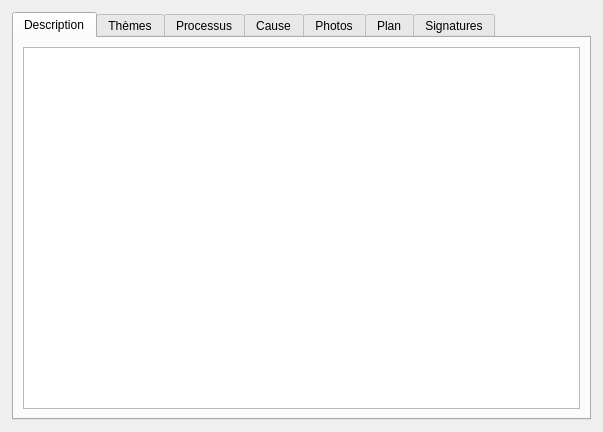
<?xml version="1.0" encoding="UTF-8"?>
<ui version="4.0">
 <class>Form</class>
 <widget class="QWidget" name="Form">
  <property name="geometry">
   <rect>
    <x>0</x>
    <y>0</y>
    <width>603</width>
    <height>432</height>
   </rect>
  </property>
  <property name="contextMenuPolicy">
   <enum>Qt::PreventContextMenu</enum>
  </property>
  <property name="windowTitle">
   <string>Form</string>
  </property>
  <layout class="QGridLayout" name="gridLayout_8">
   <property name="leftMargin">
    <number>3</number>
   </property>
   <property name="topMargin">
    <number>3</number>
   </property>
   <property name="rightMargin">
    <number>3</number>
   </property>
   <property name="bottomMargin">
    <number>3</number>
   </property>
   <item row="0" column="0">
    <widget class="QStackedWidget" name="stackedWidget_2">
     <property name="currentIndex">
      <number>0</number>
     </property>
     <widget class="QWidget" name="NCA">
      <layout class="QVBoxLayout" name="verticalLayout_3">
       <item>
        <widget class="QTabWidget" name="tabWidget">
         <property name="currentIndex">
          <number>0</number>
         </property>
         <widget class="QWidget" name="tab">
          <attribute name="title">
           <string>Description</string>
          </attribute>
          <layout class="QGridLayout" name="gridLayout_6">
           <item row="0" column="0">
            <widget class="QTextBrowser" name="textBrowser_ncadescription">
             <property name="readOnly">
              <bool>false</bool>
             </property>
            </widget>
           </item>
          </layout>
         </widget>
         <widget class="QWidget" name="tab_3">
          <attribute name="title">
           <string>Thèmes</string>
          </attribute>
          <layout class="QVBoxLayout" name="verticalLayout_10">
           <item>
            <widget class="QGroupBox" name="groupBox_2">
             <property name="title">
              <string>Thèmes concernés</string>
             </property>
             <layout class="QGridLayout" name="gridLayout_5">
              <item row="0" column="1">
               <widget class="QCheckBox" name="checkBox_ncathsecurite">
                <property name="text">
                 <string>Sécurité</string>
                </property>
               </widget>
              </item>
              <item row="0" column="0">
               <widget class="QCheckBox" name="checkBox_ncathqualite">
                <property name="text">
                 <string>Qualité</string>
                </property>
               </widget>
              </item>
              <item row="0" column="2">
               <widget class="QCheckBox" name="checkBox_ncathenvironnement">
                <property name="text">
                 <string>Environnement</string>
                </property>
               </widget>
              </item>
              <item row="1" column="0">
               <widget class="QCheckBox" name="checkBox_ncathouvrage">
                <property name="text">
                 <string>Ouvrage</string>
                </property>
               </widget>
              </item>
              <item row="1" column="1">
               <widget class="QCheckBox" name="checkBox_ncathsystem">
                <property name="text">
                 <string>Système</string>
                </property>
               </widget>
              </item>
              <item row="1" column="2">
               <widget class="QCheckBox" name="checkBox_ncathreglementaire">
                <property name="text">
                 <string>Réglementaire</string>
                </property>
               </widget>
              </item>
              <item row="2" column="1" colspan="2">
               <widget class="QTextBrowser" name="textBrowser_ncathcommentaire">
                <property name="readOnly">
                 <bool>false</bool>
                </property>
               </widget>
              </item>
              <item row="2" column="0">
               <widget class="QLabel" name="label_10">
                <property name="text">
                 <string>Observation / autre</string>
                </property>
               </widget>
              </item>
             </layout>
            </widget>
           </item>
           <item>
            <widget class="QGroupBox" name="groupBox_3">
             <property name="title">
              <string>Catégorie</string>
             </property>
             <layout class="QVBoxLayout" name="verticalLayout_11">
              <item>
               <widget class="QComboBox" name="comboBox_ncathcategorie"/>
              </item>
             </layout>
            </widget>
           </item>
          </layout>
         </widget>
         <widget class="QWidget" name="tab_4">
          <attribute name="title">
           <string>Processus</string>
          </attribute>
          <layout class="QGridLayout" name="gridLayout_7">
           <item row="0" column="0">
            <widget class="QTextBrowser" name="textBrowser_ncaprocessus">
             <property name="readOnly">
              <bool>false</bool>
             </property>
            </widget>
           </item>
          </layout>
         </widget>
         <widget class="QWidget" name="tab_5">
          <attribute name="title">
           <string>Cause</string>
          </attribute>
          <layout class="QVBoxLayout" name="verticalLayout_12">
           <item>
            <widget class="QTextBrowser" name="textBrowser_ncacause">
             <property name="readOnly">
              <bool>false</bool>
             </property>
            </widget>
           </item>
          </layout>
         </widget>
         <widget class="QWidget" name="tab_2">
          <attribute name="title">
           <string>Photos</string>
          </attribute>
          <layout class="QVBoxLayout" name="verticalLayout_9"/>
         </widget>
         <widget class="QWidget" name="tab_6">
          <attribute name="title">
           <string>Plan</string>
          </attribute>
          <layout class="QVBoxLayout" name="verticalLayout_6"/>
         </widget>
         <widget class="QWidget" name="tab_7">
          <attribute name="title">
           <string>Signatures</string>
          </attribute>
          <layout class="QHBoxLayout" name="horizontalLayout"/>
         </widget>
        </widget>
       </item>
      </layout>
     </widget>
     <widget class="QWidget" name="NCB">
      <layout class="QVBoxLayout" name="verticalLayout_4">
       <item>
        <widget class="QTabWidget" name="tabWidget_propo">
         <property name="currentIndex">
          <number>0</number>
         </property>
         <widget class="QWidget" name="tab_8">
          <attribute name="title">
           <string>Proposition</string>
          </attribute>
          <layout class="QVBoxLayout" name="verticalLayout_5">
           <item>
            <widget class="QGroupBox" name="groupBox_NCB_PJ">
             <property name="title">
              <string>Pièces jointes</string>
             </property>
             <layout class="QVBoxLayout" name="verticalLayout_13"/>
            </widget>
           </item>
          </layout>
         </widget>
         <widget class="QWidget" name="tab_9">
          <attribute name="title">
           <string>Avis</string>
          </attribute>
          <layout class="QGridLayout" name="gridLayout_10">
           <item row="0" column="0" colspan="2">
            <widget class="QTabWidget" name="tabWidget_avis">
             <property name="currentIndex">
              <number>0</number>
             </property>
             <widget class="QWidget" name="tab_10">
              <attribute name="title">
               <string>Formulaire</string>
              </attribute>
              <layout class="QGridLayout" name="gridLayout_11">
               <item row="0" column="1">
                <widget class="QComboBox" name="comboBox_acceptation"/>
               </item>
               <item row="1" column="0">
                <widget class="QLabel" name="label_12">
                 <property name="text">
                  <string>Date cible</string>
                 </property>
                </widget>
               </item>
               <item row="1" column="1">
                <widget class="QDateEdit" name="dateEdit_datecible">
                 <property name="calendarPopup">
                  <bool>true</bool>
                 </property>
                </widget>
               </item>
               <item row="0" column="0">
                <widget class="QLabel" name="label_11">
                 <property name="text">
                  <string>Acceptation MOE</string>
                 </property>
                </widget>
               </item>
               <item row="5" column="0">
                <widget class="QLabel" name="label_13">
                 <property name="text">
                  <string>Observation</string>
                 </property>
                </widget>
               </item>
               <item row="5" column="1">
                <widget class="QTextBrowser" name="textBrowser_ncbobs">
                 <property name="readOnly">
                  <bool>false</bool>
                 </property>
                </widget>
               </item>
               <item row="4" column="1">
                <widget class="QGroupBox" name="groupBox_4">
                 <property name="title">
                  <string>Choix du responsable</string>
                 </property>
                 <layout class="QVBoxLayout" name="verticalLayout_14">
                  <property name="leftMargin">
                   <number>0</number>
                  </property>
                  <property name="topMargin">
                   <number>0</number>
                  </property>
                  <property name="rightMargin">
                   <number>0</number>
                  </property>
                  <property name="bottomMargin">
                   <number>0</number>
                  </property>
                  <item>
                   <widget class="QFrame" name="frame_choisresp">
                    <property name="frameShape">
                     <enum>QFrame::StyledPanel</enum>
                    </property>
                    <property name="frameShadow">
                     <enum>QFrame::Raised</enum>
                    </property>
                    <layout class="QVBoxLayout" name="verticalLayout_15"/>
                   </widget>
                  </item>
                 </layout>
                </widget>
               </item>
               <item row="2" column="1">
                <widget class="QLabel" name="label_ncbresponsable">
                 <property name="text">
                  <string>/</string>
                 </property>
                </widget>
               </item>
               <item row="2" column="0">
                <widget class="QLabel" name="label_14">
                 <property name="text">
                  <string>Responsable</string>
                 </property>
                </widget>
               </item>
              </layout>
             </widget>
             <widget class="QWidget" name="tab_11">
              <attribute name="title">
               <string>Signature</string>
              </attribute>
              <layout class="QVBoxLayout" name="verticalLayout"/>
             </widget>
            </widget>
           </item>
          </layout>
         </widget>
        </widget>
       </item>
      </layout>
     </widget>
     <widget class="QWidget" name="NCC">
      <layout class="QGridLayout" name="gridLayout_9">
       <item row="2" column="0">
        <widget class="QTabWidget" name="tabWidget_verif">
         <property name="currentIndex">
          <number>0</number>
         </property>
         <widget class="QWidget" name="tab_12">
          <attribute name="title">
           <string>Formulaire</string>
          </attribute>
          <layout class="QGridLayout" name="gridLayout_12">
           <item row="2" column="0">
            <widget class="QLabel" name="label_16">
             <property name="text">
              <string>Observation</string>
             </property>
            </widget>
           </item>
           <item row="2" column="1">
            <widget class="QTextBrowser" name="textBrowser_etatverif">
             <property name="readOnly">
              <bool>false</bool>
             </property>
            </widget>
           </item>
           <item row="0" column="1">
            <widget class="QComboBox" name="comboBox_etatverif"/>
           </item>
           <item row="0" column="0">
            <widget class="QLabel" name="label_15">
             <property name="text">
              <string>Etat</string>
             </property>
            </widget>
           </item>
           <item row="1" column="0">
            <widget class="QLabel" name="label_17">
             <property name="text">
              <string>TextLabel</string>
             </property>
            </widget>
           </item>
           <item row="1" column="1">
            <widget class="QDateEdit" name="dateEdit_etatverif">
             <property name="calendarPopup">
              <bool>true</bool>
             </property>
            </widget>
           </item>
          </layout>
         </widget>
         <widget class="QWidget" name="tab_14">
          <attribute name="title">
           <string>Photo</string>
          </attribute>
          <layout class="QVBoxLayout" name="verticalLayout_17"/>
         </widget>
         <widget class="QWidget" name="tab_13">
          <attribute name="title">
           <string>Signature</string>
          </attribute>
          <layout class="QVBoxLayout" name="verticalLayout_16"/>
         </widget>
        </widget>
       </item>
      </layout>
     </widget>
     <widget class="QWidget" name="page_4">
      <layout class="QVBoxLayout" name="verticalLayout_7">
       <item>
        <widget class="QScrollArea" name="scrollArea">
         <property name="widgetResizable">
          <bool>true</bool>
         </property>
         <widget class="QWidget" name="scrollAreaWidgetContents">
          <property name="geometry">
           <rect>
            <x>0</x>
            <y>0</y>
            <width>196</width>
            <height>327</height>
           </rect>
          </property>
          <layout class="QVBoxLayout" name="verticalLayout_8">
           <item>
            <widget class="QFrame" name="frame">
             <property name="frameShape">
              <enum>QFrame::StyledPanel</enum>
             </property>
             <property name="frameShadow">
              <enum>QFrame::Raised</enum>
             </property>
             <layout class="QGridLayout" name="gridLayout_3">
              <item row="0" column="0">
               <widget class="QLabel" name="label">
                <property name="text">
                 <string>Date</string>
                </property>
               </widget>
              </item>
              <item row="1" column="0">
               <widget class="QLabel" name="label_5">
                <property name="text">
                 <string>Urgence</string>
                </property>
               </widget>
              </item>
              <item row="1" column="1">
               <widget class="QComboBox" name="comboBox_urgence"/>
              </item>
              <item row="0" column="1">
               <widget class="QDateTimeEdit" name="dateTimeEdit">
                <property name="calendarPopup">
                 <bool>true</bool>
                </property>
               </widget>
              </item>
             </layout>
            </widget>
           </item>
           <item>
            <widget class="QStackedWidget" name="stackedWidget">
             <property name="currentIndex">
              <number>0</number>
             </property>
             <widget class="QWidget" name="page">
              <layout class="QGridLayout" name="gridLayout" columnstretch="1,5,1">
               <item row="5" column="0">
                <widget class="QLabel" name="label_6">
                 <property name="text">
                  <string>Evolution</string>
                 </property>
                </widget>
               </item>
               <item row="1" column="0">
                <widget class="QLabel" name="label_2">
                 <property name="text">
                  <string>Nombre</string>
                 </property>
                </widget>
               </item>
               <item row="1" column="1">
                <widget class="QSpinBox" name="spinBox_nombre">
                 <property name="minimum">
                  <number>-1</number>
                 </property>
                </widget>
               </item>
               <item row="3" column="0">
                <widget class="QLabel" name="label_7">
                 <property name="text">
                  <string>Commentaire</string>
                 </property>
                </widget>
               </item>
               <item row="1" column="2">
                <widget class="QToolButton" name="toolButton_calc_nb">
                 <property name="text">
                  <string/>
                 </property>
                 <property name="icon">
                  <iconset>
                   <normaloff>:/plugins/Lamia/icons/numpad.png</normaloff>:/plugins/Lamia/icons/numpad.png</iconset>
                 </property>
                </widget>
               </item>
               <item row="3" column="1" colspan="2">
                <widget class="QTextEdit" name="textEdit_comm">
                 <property name="sizePolicy">
                  <sizepolicy hsizetype="Expanding" vsizetype="Expanding">
                   <horstretch>0</horstretch>
                   <verstretch>0</verstretch>
                  </sizepolicy>
                 </property>
                 <property name="maximumSize">
                  <size>
                   <width>16777215</width>
                   <height>40</height>
                  </size>
                 </property>
                </widget>
               </item>
               <item row="5" column="1" colspan="2">
                <widget class="QTextEdit" name="textEdit_evolution">
                 <property name="sizePolicy">
                  <sizepolicy hsizetype="Expanding" vsizetype="Expanding">
                   <horstretch>0</horstretch>
                   <verstretch>0</verstretch>
                  </sizepolicy>
                 </property>
                 <property name="maximumSize">
                  <size>
                   <width>16777215</width>
                   <height>40</height>
                  </size>
                 </property>
                </widget>
               </item>
              </layout>
             </widget>
             <widget class="QWidget" name="page_2">
              <layout class="QGridLayout" name="gridLayout_2">
               <item row="0" column="0">
                <widget class="QLabel" name="label_3">
                 <property name="text">
                  <string>NOD</string>
                 </property>
                </widget>
               </item>
               <item row="1" column="1">
                <spacer name="verticalSpacer_2">
                 <property name="orientation">
                  <enum>Qt::Vertical</enum>
                 </property>
                 <property name="sizeHint" stdset="0">
                  <size>
                   <width>20</width>
                   <height>40</height>
                  </size>
                 </property>
                </spacer>
               </item>
              </layout>
             </widget>
             <widget class="QWidget" name="page_3">
              <layout class="QVBoxLayout" name="verticalLayout_2">
               <item>
                <widget class="QLabel" name="label_9">
                 <property name="text">
                  <string>Equip</string>
                 </property>
                </widget>
               </item>
              </layout>
             </widget>
            </widget>
           </item>
           <item>
            <widget class="QGroupBox" name="groupBox">
             <property name="title">
              <string>Suite à donner</string>
             </property>
             <layout class="QGridLayout" name="gridLayout_4">
              <item row="1" column="0">
               <widget class="QLabel" name="label_8">
                <property name="text">
                 <string>Commentaire</string>
                </property>
               </widget>
              </item>
              <item row="0" column="0">
               <widget class="QLabel" name="label_4">
                <property name="text">
                 <string>Type de suite</string>
                </property>
               </widget>
              </item>
              <item row="0" column="1">
               <widget class="QComboBox" name="comboBox_typesuite"/>
              </item>
              <item row="1" column="1">
               <widget class="QTextEdit" name="textEdit_suite">
                <property name="sizePolicy">
                 <sizepolicy hsizetype="Expanding" vsizetype="Expanding">
                  <horstretch>0</horstretch>
                  <verstretch>0</verstretch>
                 </sizepolicy>
                </property>
                <property name="maximumSize">
                 <size>
                  <width>16777215</width>
                  <height>40</height>
                 </size>
                </property>
               </widget>
              </item>
             </layout>
            </widget>
           </item>
          </layout>
         </widget>
        </widget>
       </item>
      </layout>
     </widget>
    </widget>
   </item>
  </layout>
 </widget>
 <resources/>
 <connections/>
</ui>
